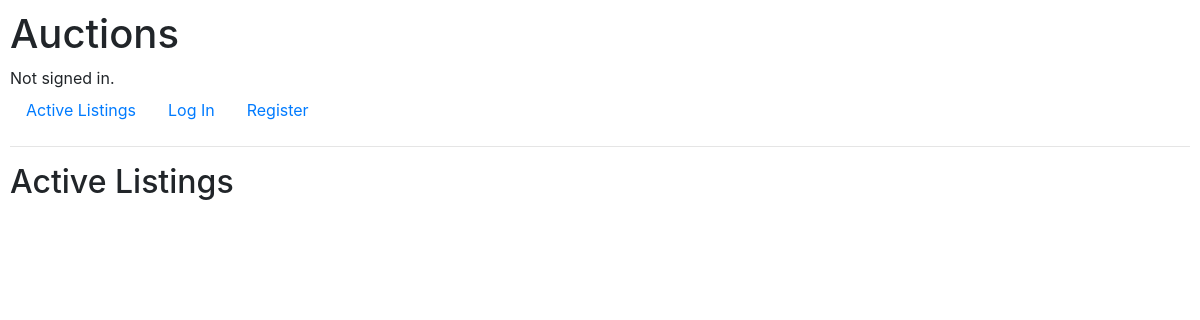
The app's page /, older data.
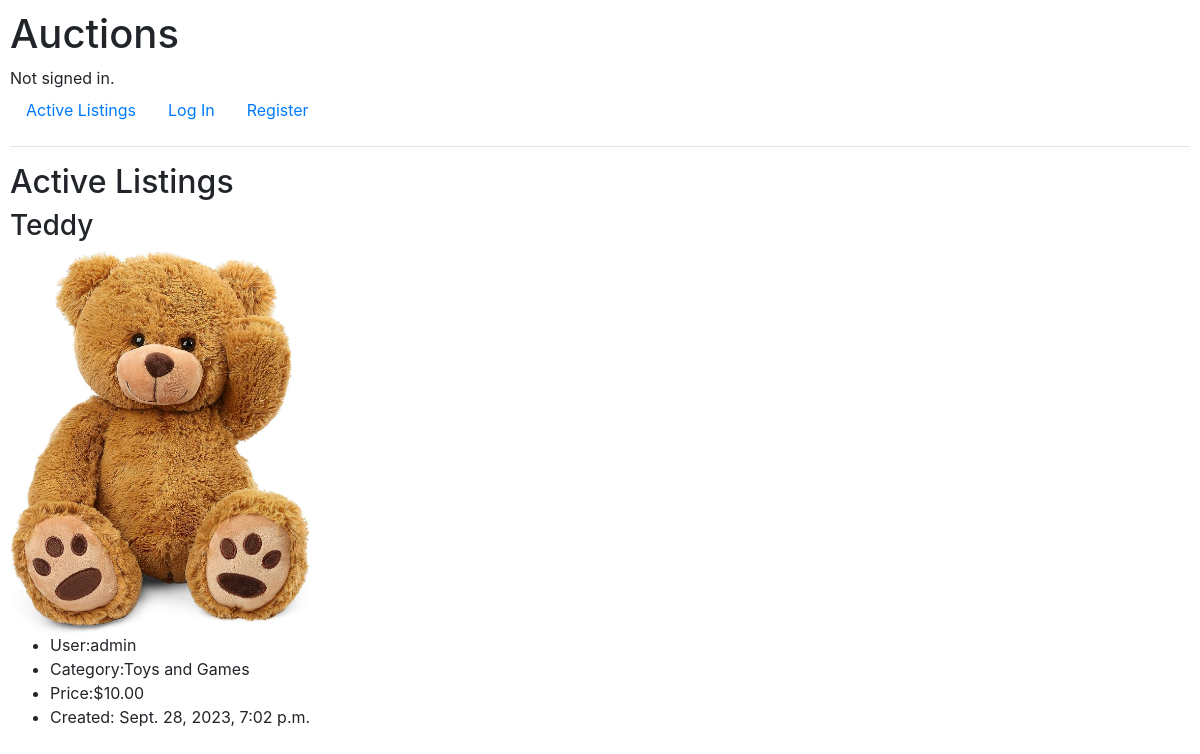
The same page, newer data.
### auctions/models.py (models this page shows)
class Listing(models.Model):
    title = models.CharField(max_length=100)
    description = models.TextField(max_length=1000)
    username = models.ForeignKey(
        settings.AUTH_USER_MODEL, on_delete=models.CASCADE)
    bid = models.DecimalField(max_digits=6, decimal_places=2, validators=[
                              MinValueValidator(0.50)])
    web_page = models.URLField(max_length=200, blank=True)
    img = models.ImageField(null=True, blank=True, upload_to='media/')
    active = models.BooleanField(default=True)
    created_date = models.DateTimeField(auto_now_add=True)
    class Categories(models.TextChoices):
        CLOTHING = 'Apparel and Clothing'
        TOYS = 'Toys and Games'
        ELECTRONICS = 'Electronics and Gadgets'
        HOME = 'Home and Living'
        SPORTS = 'Sports and Outdoor'
        BEAUTY = 'Beauty and Personal Care'
        BOOKS = 'Books and Media'
        FOOD = 'Food and Grocery'
        AUTOMOTIVE = 'Automotive and Parts'
        HEALTH = 'Health and Wellness'
    categories = models.CharField(max_length=100, choices=Categories.choices)
    class Meta:
        verbose_name = 'Listing'
        verbose_name_plural = 'Listings'

class User(AbstractUser):
    pass

### auctions/views.py (the view)
# urls.py: path("", views.index, name="index"),
def index(request):
    listings = Listing.objects.all()
    context = {"listings": listings}
    return render(request, "auctions/index.html", context)

### auctions/templates/auctions/index.html
{% extends "auctions/layout.html" %}
{% block body %}
    <h2>Active Listings</h2>
        {% for listing in listings %}
            <h3>{{listing.title}}</h3>
            <img src="{{listing.img.url}}" alt="{{listing.title}}" width="300" >
            <ul>
                <li>User:{{listing.username}}</li>
                <li>Category:{{listing.categories}}</li>
                <li>Price:${{listing.bid}}</li>
                <li>Created: {{listing.created_date}}</li>
            </ul>
    {% endfor %}
{% endblock %}

### auctions/templates/auctions/layout.html (shortened to what this page needs)
{% load static %}
<!DOCTYPE html>
<html lang="en">
    <head>
        <link rel="stylesheet" href="https://stackpath.bootstrapcdn.com/bootstrap/4.4.1/css/bootstrap.min.css">
        <link href="{% static 'auctions/styles.css' %}" rel="stylesheet">
    </head>
    <body>
        <h1>Auctions</h1>
        <div>
            {% if user.is_authenticated %}
                Signed in as <strong>{{ user.username }}</strong>.
            {% else %}
                Not signed in.
            {% endif %}
        </div>
        <ul class="nav">
            <li class="nav-item">
                <a class="nav-link" href="{% url 'index' %}">Active Listings</a>
            </li>
            {% if user.is_authenticated %}
                <li class="nav-item">
                    <a class="nav-link" href="#">Categories</a>
                </li>
                <li class="nav-item">
                    <a class="nav-link" href="#">Watchlist</a>
                </li>
                <li class="nav-item">
                    <a class="nav-link" href="{% url "create_listing" %}">Create Listing</a>
                </li>
                <li class="nav-item">
                    <a class="nav-link" href="{% url 'logout' %}">Log Out</a>
                </li>
            {% else %}
                <li class="nav-item">
                    <a class="nav-link" href="{% url 'login' %}">Log In</a>
                </li>
                <li class="nav-item">
                    <a class="nav-link" href="{% url 'register' %}">Register</a>
                </li>
            {% endif %}
        </ul>
        <hr>
        {% block body %}
        {% endblock %}
    </body>
</html>

### auctions/static/auctions/styles.css (style rules this page uses)
body { padding: 10px; }

Row changes from the older to the newer data that the page shows:
added Listing: title "Teddy", img (picture), username "admin", categories "Toys and Games", bid "10.00", created_date "Sept. 28, 2023, 7:02 p.m."
